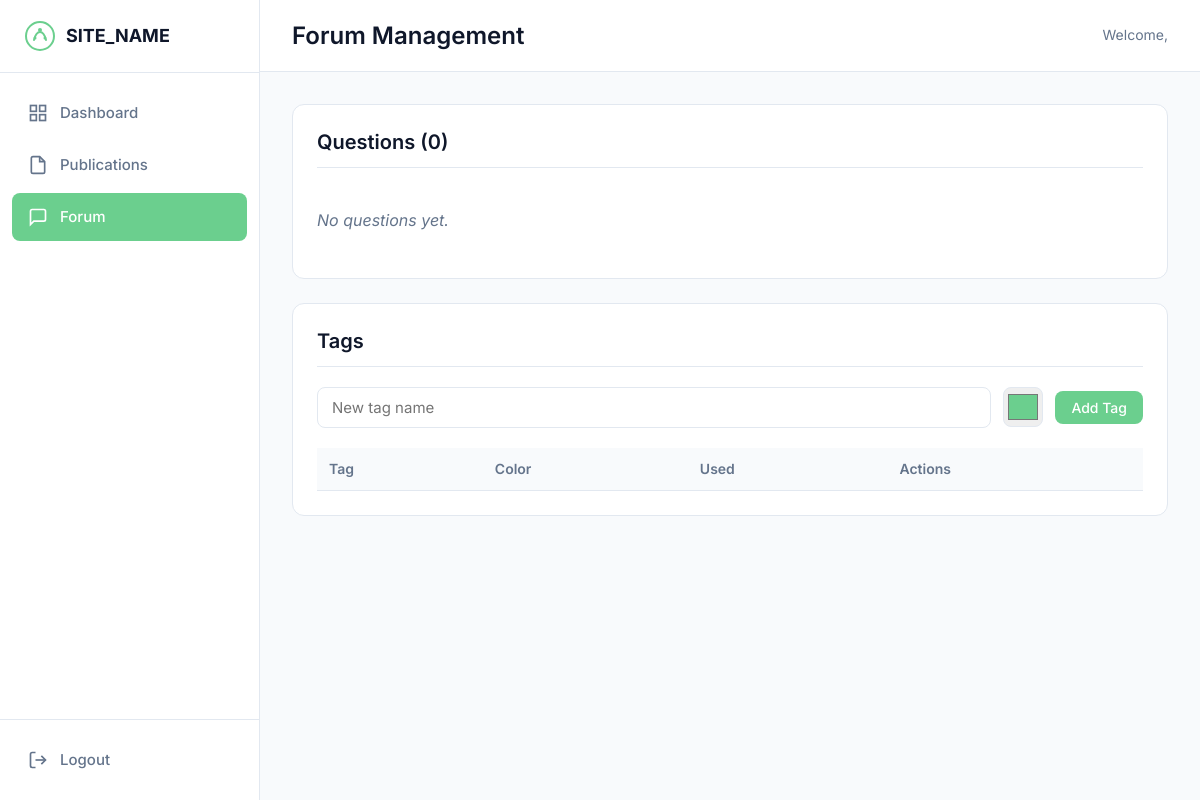
The page /pages/admin/forum.php (signed in) on the database as committed earlier.
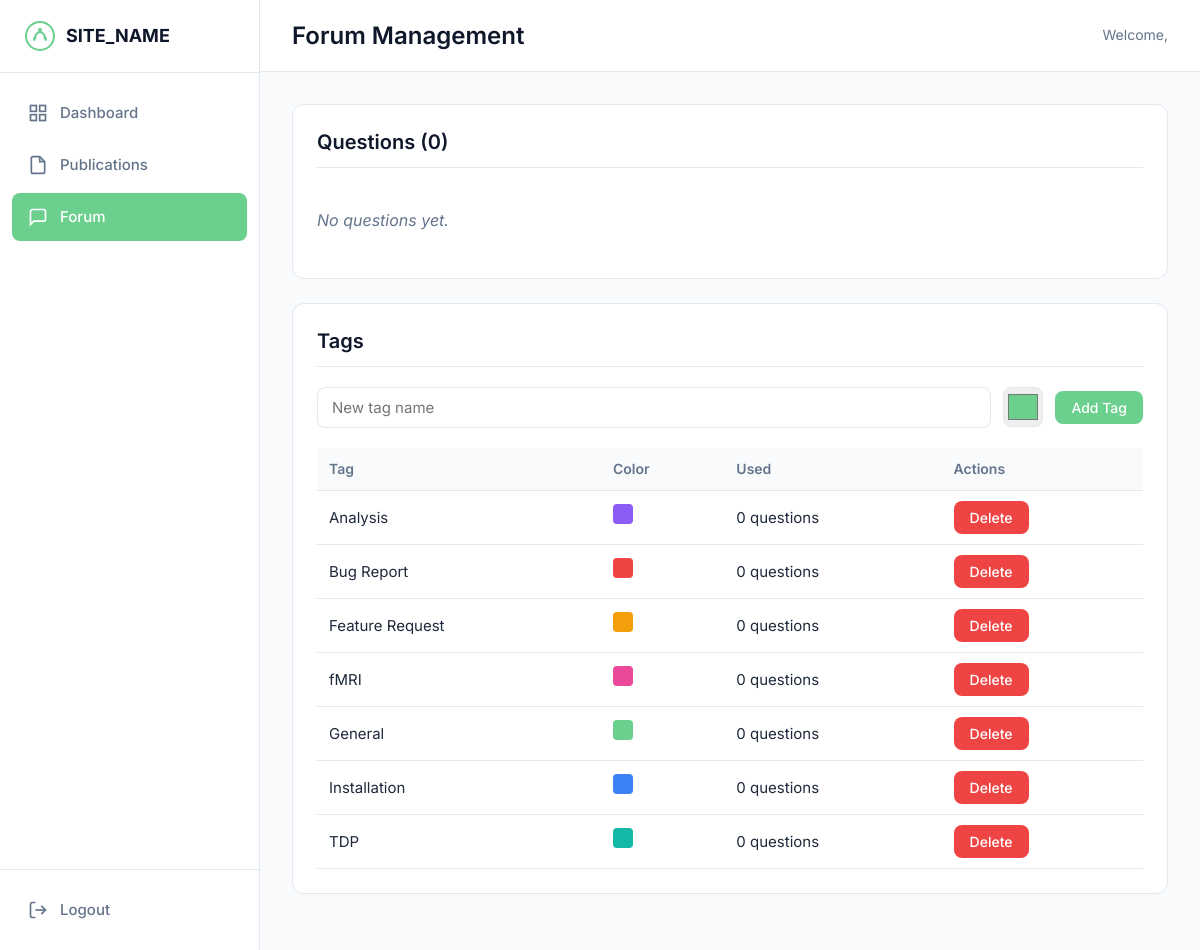
The same page on the database as committed later.
### tables this page shows
CREATE TABLE IF NOT EXISTS forum_tags (
    id INT AUTO_INCREMENT PRIMARY KEY,
    name VARCHAR(50) NOT NULL UNIQUE,
    slug VARCHAR(50) NOT NULL UNIQUE,
    color VARCHAR(7) DEFAULT '#6bcf8e',
    created_at TIMESTAMP DEFAULT CURRENT_TIMESTAMP
);

### pages/admin/forum.php (the view, shortened to what this page needs)
<?php
$auth = new AdminAuth();
$auth->requireLogin();
$currentAdmin = $auth->getCurrentAdmin();
$db = Database::getInstance()->getConnection();
$selectedQuestion = null;
$replies = [];
$questions = $db->query("SELECT q.*,
    (SELECT COUNT(*) FROM forum_replies WHERE question_id = q.id) as reply_count,
    GROUP_CONCAT(t.name) as tag_names
    FROM forum_questions q
    LEFT JOIN forum_question_tags qt ON q.id = qt.question_id
    LEFT JOIN forum_tags t ON qt.tag_id = t.id
    GROUP BY q.id
    ORDER BY q.created_at DESC")->fetchAll();
$tags = $db->query("SELECT t.*, (SELECT COUNT(*) FROM forum_question_tags WHERE tag_id = t.id) as usage_count FROM forum_tags t ORDER BY t.name")->fetchAll();
?>
<!DOCTYPE html>
<html lang="en">
<head>
    <link rel="stylesheet" href="assets/css/style.css">
    <link rel="stylesheet" href="assets/css/admin.css">
</head>
<body class="admin-body">
    <div class="admin-layout">
        <aside class="admin-sidebar">
            <div class="admin-sidebar-header">
                <a href="index.php" class="logo">
                    <img src="assets/images/aribrain-logo.svg" alt="ARIbrain" width="32" height="32">
                    <span><?php echo SITE_NAME; ?></span>
                </a>
            </div>
            <nav class="admin-nav">
                <a href="index.php?page=admin/dashboard" class="admin-nav-item">
                    <svg width="20" height="20" viewBox="0 0 24 24" fill="none" stroke="currentColor" stroke-width="2">
                        <rect x="3" y="3" width="7" height="7"></rect>
                        <rect x="14" y="3" width="7" height="7"></rect>
                        <rect x="14" y="14" width="7" height="7"></rect>
                        <rect x="3" y="14" width="7" height="7"></rect>
                    </svg>
                    Dashboard
                </a>
                <a href="index.php?page=admin/publications" class="admin-nav-item">
                    <svg width="20" height="20" viewBox="0 0 24 24" fill="none" stroke="currentColor" stroke-width="2">
                        <path d="M14 2H6a2 2 0 0 0-2 2v16a2 2 0 0 0 2 2h12a2 2 0 0 0 2-2V8z"></path>
                        <polyline points="14 2 14 8 20 8"></polyline>
                    </svg>
                    Publications
                </a>
                <a href="index.php?page=admin/forum" class="admin-nav-item active">
                    <svg width="20" height="20" viewBox="0 0 24 24" fill="none" stroke="currentColor" stroke-width="2">
                        <path d="M21 15a2 2 0 0 1-2 2H7l-4 4V5a2 2 0 0 1 2-2h14a2 2 0 0 1 2 2z"></path>
                    </svg>
                    Forum
                </a>
            </nav>
            <div class="admin-sidebar-footer">
                <a href="index.php?page=admin/dashboard&action=logout" class="admin-nav-item">
                    <svg width="20" height="20" viewBox="0 0 24 24" fill="none" stroke="currentColor" stroke-width="2">
                        <path d="M9 21H5a2 2 0 0 1-2-2V5a2 2 0 0 1 2-2h4"></path>
                        <polyline points="16 17 21 12 16 7"></polyline>
                        <line x1="21" y1="12" x2="9" y2="12"></line>
                    </svg>
                    Logout
                </a>
            </div>
        </aside>
        <main class="admin-main">
            <header class="admin-header">
                <h1>Forum Management</h1>
                <div class="admin-user">
                    <span>Welcome, <?php echo htmlspecialchars($currentAdmin['username']); ?></span>
                </div>
            </header>
            <div class="admin-content">
                <?php if ($selectedQuestion): ?>
                <div class="admin-section">
                    <div class="admin-section-header">
                        <a href="index.php?page=admin/forum" class="btn btn-outline btn-sm">&larr; Back to Questions</a>
                    </div>
                    <div class="admin-question-detail">
                        <div class="admin-question-header">
                            <h2><?php echo htmlspecialchars($selectedQuestion['title']); ?></h2>
                            <div class="admin-question-meta">
                                <span>By <?php echo htmlspecialchars($selectedQuestion['author_name']); ?></span>
                                <span><?php echo date('M j, Y g:i A', strtotime($selectedQuestion['created_at'])); ?></span>
                                <span><?php echo $selectedQuestion['views']; ?> views</span>
                                <?php if ($selectedQuestion['tag_names']): ?>
                                    <span>Tags: <?php echo htmlspecialchars($selectedQuestion['tag_names']); ?></span>
                                <?php endif; ?>
                            </div>
                        </div>
                        <div class="admin-question-content">
                            <?php echo nl2br(htmlspecialchars($selectedQuestion['content'])); ?>
                        </div>
                        <div class="admin-question-actions">
                            <form method="POST" style="display:inline">
                                <input type="hidden" name="action" value="toggle_featured">
                                <input type="hidden" name="id" value="<?php echo $selectedQuestion['id']; ?>">
                                <button type="submit" class="btn btn-sm <?php echo $selectedQuestion['is_featured'] ? 'btn-primary' : 'btn-outline'; ?>">
                                    <?php echo $selectedQuestion['is_featured'] ? 'Unfeature' : 'Feature'; ?>
                                </button>
                            </form>
                            <form method="POST" style="display:inline">
                                <input type="hidden" name="action" value="toggle_approval">
                                <input type="hidden" name="type" value="question">
                                <input type="hidden" name="id" value="<?php echo $selectedQuestion['id']; ?>">
                                <button type="submit" class="btn btn-sm <?php echo $selectedQuestion['is_approved'] ? 'btn-outline' : 'btn-primary'; ?>">
                                    <?php echo $selectedQuestion['is_approved'] ? 'Hide' : 'Approve'; ?>
                                </button>
                            </form>
                            <form method="POST" style="display:inline" onsubmit="return confirm('Delete this question and all replies?')">
                                <input type="hidden" name="action" value="delete_question">
                                <input type="hidden" name="id" value="<?php echo $selectedQuestion['id']; ?>">
                                <button type="submit" class="btn btn-sm btn-danger">Delete</button>
                            </form>
                        </div>
                    </div>
                    <div class="admin-replies-section">
                        <h3><?php echo count($replies); ?> Replies</h3>
                        <?php foreach ($replies as $reply): ?>
                        <div class="admin-reply <?php echo $reply['is_admin_reply'] ? 'admin-reply-team' : ''; ?> <?php echo !$reply['is_approved'] ? 'admin-reply-hidden' : ''; ?>">
                            <div class="admin-reply-content">
                                <?php echo nl2br(htmlspecialchars($reply['content'])); ?>
                            </div>
                            <div class="admin-reply-footer">
                                <span>
                                    <?php echo htmlspecialchars($reply['is_admin_reply'] ? $reply['admin_username'] : $reply['author_name']); ?>
                                    <?php if ($reply['is_admin_reply']): ?><span class="admin-team-badge">Team</span><?php endif; ?>
                                </span>
                                <span><?php echo timeAgo($reply['created_at']); ?></span>
                                <?php if (!$reply['is_approved']): ?><span class="admin-hidden-badge">Hidden</span><?php endif; ?>
                                <div class="admin-reply-actions">
                                    <form method="POST" style="display:inline">
                                        <input type="hidden" name="action" value="toggle_approval">
                                        <input type="hidden" name="type" value="reply">
                                        <input type="hidden" name="id" value="<?php echo $reply['id']; ?>">
                                        <button type="submit" class="btn btn-sm btn-outline"><?php echo $reply['is_approved'] ? 'Hide' : 'Show'; ?></button>
                                    </form>
                                    <form method="POST" style="display:inline" onsubmit="return confirm('Delete this reply?')">
                                        <input type="hidden" name="action" value="delete_reply">
                                        <input type="hidden" name="id" value="<?php echo $reply['id']; ?>">
                                        <button type="submit" class="btn btn-sm btn-danger">Delete</button>
                                    </form>
                                </div>
                            </div>
                        </div>
                        <?php endforeach; ?>
                        <div class="admin-reply-form">
                            <h4>Reply as Team</h4>
                            <form method="POST">
                                <input type="hidden" name="action" value="reply">
                                <input type="hidden" name="question_id" value="<?php echo $selectedQuestion['id']; ?>">
                                <div class="admin-form-group">
                                    <textarea name="content" rows="4" placeholder="Write your reply..." required></textarea>
                                </div>
                                <button type="submit" class="btn btn-primary">Post Reply</button>
                            </form>
                        </div>
                    </div>
                </div>
                <?php else: ?>
                <div class="admin-section">
                    <h2>Questions (<?php echo count($questions); ?>)</h2>
                    <?php if (empty($questions)): ?>
                        <p class="admin-empty">No questions yet.</p>
                    <?php endif; ?>
                </div>
                <div class="admin-section">
                    <h2>Tags</h2>
                    <form method="POST" class="admin-inline-form">
                        <input type="text" name="name" placeholder="New tag name" required>
                        <input type="color" name="color" value="#6bcf8e">
                        <button type="submit" class="btn btn-primary btn-sm">Add Tag</button>
                    </form>
                    <table class="admin-table admin-table-compact">
                        <thead>
                            <tr>
                                <th>Tag</th>
                                <th>Color</th>
                                <th>Used</th>
                                <th>Actions</th>
                            </tr>
                        </thead>
                        <tbody>
                            <?php foreach ($tags as $tag): ?>
                            <tr>
                                <td><?php echo htmlspecialchars($tag['name']); ?></td>
                                <td><span style="display:inline-block;width:20px;height:20px;background:<?php echo htmlspecialchars($tag['color']); ?>;border-radius:4px;"></span></td>
                                <td><?php echo $tag['usage_count']; ?> questions</td>
                                <td>
                                    <form method="POST" style="display:inline" onsubmit="return confirm('Delete this tag?')">
                                        <button type="submit" class="btn btn-sm btn-danger">Delete</button>
                                    </form>
                                </td>
                            </tr>
                            <?php endforeach; ?>
                        </tbody>
                    </table>
                </div>
                <?php endif; ?>
            </div>
        </main>
    </div>
</body>
</html>

### assets/css/style.css (style rules this page uses)
:root { --color-primary: #6bcf8e; --color-primary-dark: #4cb872; --color-primary-light: #8edba8; --color-secondary: #0f172a; --color-accent: #4cb872; --color-success: #10b981; --color-warning: #f59e0b; --color-error: #ef4444; --color-bg: #ffffff; --color-bg-alt: #f8fafc; --color-bg-dark: #0f172a; --color-bg-code: #1e293b; --color-text: #1e293b; --color-text-muted: #64748b; --color-text-light: #94a3b8; --color-text-inverse: #f8fafc; --color-border: #e2e8f0; --color-border-light: #f1f5f9; --font-sans: 'Inter', -apple-system, BlinkMacSystemFont, 'Segoe UI', Roboto, sans-serif; --font-mono: 'JetBrains Mono', 'Fira Code', Consolas, monospace; --shadow-sm: 0 1px 2px 0 rgb(0 0 0 / 0.05); --shadow-md: 0 4px 6px -1px rgb(0 0 0 / 0.1), 0 2px 4px -2px rgb(0 0 0 / 0.1); --shadow-lg: 0 10px 15px -3px rgb(0 0 0 / 0.1), 0 4px 6px -4px rgb(0 0 0 / 0.1); --shadow-xl: 0 20px 25px -5px rgb(0 0 0 / 0.1), 0 8px 10px -6px rgb(0 0 0 / 0.1); --radius-sm: 4px; --radius-md: 8px; --radius-lg: 12px; --radius-xl: 16px; --transition: 150ms ease; }
*, *::before, *::after { box-sizing: border-box; margin: 0; padding: 0; }
html { scroll-behavior: smooth; -webkit-font-smoothing: antialiased; -moz-osx-font-smoothing: grayscale; }
body { font-family: var(--font-sans); font-size: 16px; line-height: 1.6; color: var(--color-text); background-color: var(--color-bg); }
a { color: var(--color-primary); text-decoration: none; transition: color var(--transition); }
img { max-width: 100%; height: auto; }
h1, h2, h3, h4, h5, h6 { font-weight: 600; line-height: 1.3; color: var(--color-secondary); }
h1 { font-size: 3rem; }
h2 { font-size: 2.25rem; }
.logo { display: flex; align-items: center; gap: 10px; color: var(--color-secondary); font-weight: 700; font-size: 1.25rem; }
.btn { display: inline-flex; align-items: center; gap: 8px; padding: 12px 24px; font-family: inherit; font-size: 0.9375rem; font-weight: 500; text-decoration: none; border-radius: var(--radius-md); border: none; cursor: pointer; transition: all var(--transition); }
.btn-primary { background: var(--color-primary); color: white; }
.btn-sm { padding: 8px 16px; font-size: 0.875rem; }

Rows that differ between the two databases and show on the page:
added forum_tags: name "Analysis", usage_count "0"
added forum_tags: name "Bug Report", usage_count "0"
added forum_tags: name "Feature Request", usage_count "0"
added forum_tags: name "fMRI", usage_count "0"
added forum_tags: name "General", usage_count "0"
added forum_tags: name "Installation", usage_count "0"
added forum_tags: name "TDP", usage_count "0"
